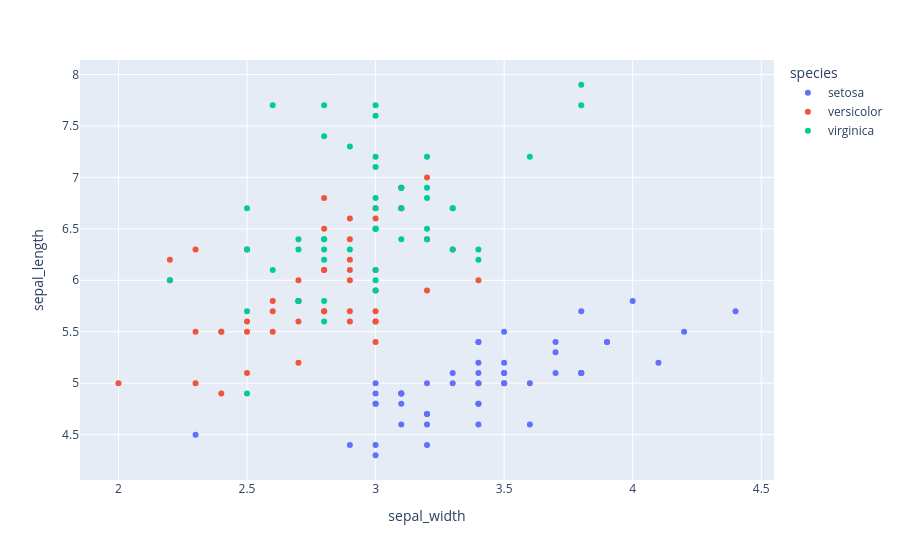

This figure's notebook cell:
### Code cell
import plotly.express as px

df = px.data.iris()
fig = px.scatter(df, x="sepal_width", y="sepal_length", color="species")
fig.show()

### Figure 1 — Plotly figure (JSON) as saved in the notebook; plotly's stock layout.template omitted (floating-point values rounded to 4 significant figures)
{"data": [{"hovertemplate": "species=setosa<br>sepal_width=%{x}<br>sepal_length=%{y}<extra></extra>", "legendgroup": "setosa", "marker": {"color": "#636efa", "symbol": "circle"}, "mode": "markers", "name": "setosa", "orientation": "v", "showlegend": true, "type": "scatter", "x": [3.5, 3.0, 3.2, 3.1, 3.6, 3.9, 3.4, 3.4, 2.9, 3.1, 3.7, 3.4, 3.0, 3.0, 4.0, 4.4, 3.9, 3.5, 3.8, 3.8, 3.4, 3.7, 3.6, 3.3, 3.4, 3.0, 3.4, 3.5, 3.4, 3.2, 3.1, 3.4, 4.1, 4.2, 3.1, 3.2, 3.5, 3.1, 3.0, 3.4, 3.5, 2.3, 3.2, 3.5, 3.8, 3.0, 3.8, 3.2, 3.7, 3.3], "xaxis": "x", "y": [5.1, 4.9, 4.7, 4.6, 5.0, 5.4, 4.6, 5.0, 4.4, 4.9, 5.4, 4.8, 4.8, 4.3, 5.8, 5.7, 5.4, 5.1, 5.7, 5.1, 5.4, 5.1, 4.6, 5.1, 4.8, 5.0, 5.0, 5.2, 5.2, 4.7, 4.8, 5.4, 5.2, 5.5, 4.9, 5.0, 5.5, 4.9, 4.4, 5.1, 5.0, 4.5, 4.4, 5.0, 5.1, 4.8, 5.1, 4.6, 5.3, 5.0], "yaxis": "y"}, {"hovertemplate": "species=versicolor<br>sepal_width=%{x}<br>sepal_length=%{y}<extra></extra>", "legendgroup": "versicolor", "marker": {"color": "#EF553B", "symbol": "circle"}, "mode": "markers", "name": "versicolor", "orientation": "v", "showlegend": true, "type": "scatter", "x": [3.2, 3.2, 3.1, 2.3, 2.8, 2.8, 3.3, 2.4, 2.9, 2.7, 2.0, 3.0, 2.2, 2.9, 2.9, 3.1, 3.0, 2.7, 2.2, 2.5, 3.2, 2.8, 2.5, 2.8, 2.9, 3.0, 2.8, 3.0, 2.9, 2.6, 2.4, 2.4, 2.7, 2.7, 3.0, 3.4, 3.1, 2.3, 3.0, 2.5, 2.6, 3.0, 2.6, 2.3, 2.7, 3.0, 2.9, 2.9, 2.5, 2.8], "xaxis": "x", "y": [7.0, 6.4, 6.9, 5.5, 6.5, 5.7, 6.3, 4.9, 6.6, 5.2, 5.0, 5.9, 6.0, 6.1, 5.6, 6.7, 5.6, 5.8, 6.2, 5.6, 5.9, 6.1, 6.3, 6.1, 6.4, 6.6, 6.8, 6.7, 6.0, 5.7, 5.5, 5.5, 5.8, 6.0, 5.4, 6.0, 6.7, 6.3, 5.6, 5.5, 5.5, 6.1, 5.8, 5.0, 5.6, 5.7, 5.7, 6.2, 5.1, 5.7], "yaxis": "y"}, {"hovertemplate": "species=virginica<br>sepal_width=%{x}<br>sepal_length=%{y}<extra></extra>", "legendgroup": "virginica", "marker": {"color": "#00cc96", "symbol": "circle"}, "mode": "markers", "name": "virginica", "orientation": "v", "showlegend": true, "type": "scatter", "x": [3.3, 2.7, 3.0, 2.9, 3.0, 3.0, 2.5, 2.9, 2.5, 3.6, 3.2, 2.7, 3.0, 2.5, 2.8, 3.2, 3.0, 3.8, 2.6, 2.2, 3.2, 2.8, 2.8, 2.7, 3.3, 3.2, 2.8, 3.0, 2.8, 3.0, 2.8, 3.8, 2.8, 2.8, 2.6, 3.0, 3.4, 3.1, 3.0, 3.1, 3.1, 3.1, 2.7, 3.2, 3.3, 3.0, 2.5, 3.0, 3.4, 3.0], "xaxis": "x", "y": [6.3, 5.8, 7.1, 6.3, 6.5, 7.6, 4.9, 7.3, 6.7, 7.2, 6.5, 6.4, 6.8, 5.7, 5.8, 6.4, 6.5, 7.7, 7.7, 6.0, 6.9, 5.6, 7.7, 6.3, 6.7, 7.2, 6.2, 6.1, 6.4, 7.2, 7.4, 7.9, 6.4, 6.3, 6.1, 7.7, 6.3, 6.4, 6.0, 6.9, 6.7, 6.9, 5.8, 6.8, 6.7, 6.7, 6.3, 6.5, 6.2, 5.9], "yaxis": "y"}], "layout": {"legend": {"title": {"text": "species"}, "tracegroupgap": 0}, "margin": {"t": 60}, "xaxis": {"anchor": "y", "domain": [0, 1], "title": {"text": "sepal_width"}}, "yaxis": {"anchor": "x", "domain": [0, 1], "title": {"text": "sepal_length"}}}}
